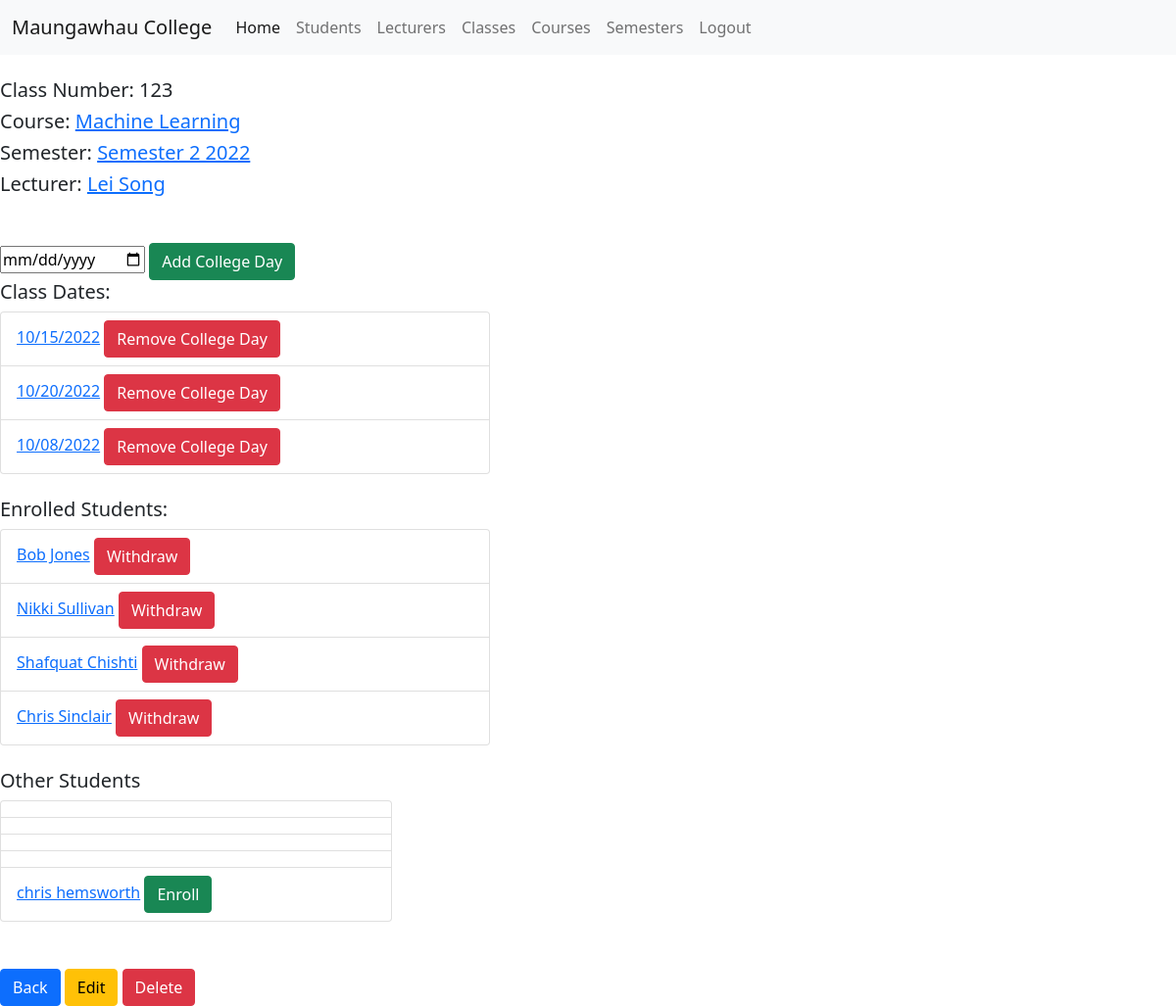
Page /class/14 (signed in) on the committed database.
### attendance/models.py (models this page shows, shortened)
class Class(models.Model):
    number = models.CharField(max_length=6)
    course = models.ForeignKey(Course, on_delete=models.CASCADE)
    semester = models.ForeignKey(Semester, on_delete=models.CASCADE)
    lecturer = models.ForeignKey(Lecturer, on_delete=models.SET_NULL, blank=True, null=True)
    students = models.ManyToManyField(Student, blank=True, null=True, related_name="enrolled_student")
    def __str__(self):
        return self.number +": "+self.course.__str__()

class Course(models.Model):
    code = models.CharField(max_length=9)
    name = models.CharField(max_length=50)
    def __str__(self):
        return self.name

class Semester(models.Model):
    year = models.CharField(max_length=4)
    name = models.CharField(max_length=20)
    def __str__(self):
        return self.name + " " + self.year

class Lecturer(models.Model):
    lecturer_id = models.AutoField(validators=[MinValueValidator(20000001), MaxValueValidator(30000000)],                                   primary_key=True)
    dob = models.DateField(blank=True, null=True)
    user = models.OneToOneField(User, on_delete=models.CASCADE)
    def __str__(self):
        return self.user.first_name + " " + self.user.last_name

class CollegeDay(models.Model):
    collegedate = models.DateField()
    collegeclass = models.ForeignKey(Class, on_delete=models.CASCADE)
    students = models.ManyToManyField(Student,blank=True, null=True, related_name="collegeday_student")
    def __str__(self):
        return self.collegedate.strftime('%m/%d/%Y')

class Student(models.Model):
    student_id = models.AutoField(validators=[MinValueValidator(1000000), MaxValueValidator(20000000)],
                                  primary_key=True)
    dob = models.DateField(blank=True, null=True)
    user = models.OneToOneField(User, on_delete=models.CASCADE)
    def __str__(self):
        return self.user.first_name + " " + self.user.last_name

### attendance/views.py (the view)
# urls.py: path('class/<int:class_id>', ClassDetail, name="class-detail"),
def ClassDetail(request, class_id):
    selected_class = get_object_or_404(Class, id=class_id)
    students = Student.objects.all()
    context = {"class": selected_class,
               "students": students}
    return render(request, 'class/class-detail.html', context)

### attendance/templates/class/class-detail.html (shortened to what this page needs)
{% extends 'base.html' %}
{% block content %}
    {% if user.is_authenticated %}
        {% if user.is_superuser %}
            <br>
            <h5>Class Number: {{ class.number }}</h5>
            <h5>Course: <a href="{% url 'course-detail' class.course.pk %} ">{{ class.course }}</a></h5>
            <h5>Semester: <a href="{% url 'semester-detail' class.semester.pk %} ">{{ class.semester }}</a></h5>
            {% if class.lecturer %}
                <h5>Lecturer: <a href="{% url 'lecturer-detail' class.lecturer.pk %} ">{{ class.lecturer }}</a></h5>
            {% else %}
                No Lecturer Assigned
            {% endif %}
            <br>
            <form action="{% url 'add-collegeday' %}" method="post">
                <input type="date" name="date">
                <button class="btn btn-success">Add College Day</button>
            </form>
            <h5>Class Dates:</h5>
            <ul class="list-group" style="width: 400px">
                {% for collegeday in class.collegeday_set.all %}
                    <li class="list-group-item" style="width: 500px">
                        <a href="{% url 'collegeday-detail' collegeday_id=collegeday.id %}"> {{ collegeday }}</a>
                        <a href="{% url 'remove-collegeday' collegeday_id=collegeday.pk %} "
                           class="btn btn-danger">Remove College Day</a>
                    </li>
                {% endfor %}
            </ul>
            <br>
            <h5>Enrolled Students:</h5>
            <ul class="list-group" style="width: 400px">
                {% for student in class.students.all %}
                    <li class="list-group-item" style="width: 500px">
                        <a href="{% url 'student-detail' student.pk %}">{{ student }}</a>
                        <a href="{% url 'withdraw-student' class_id=class.id student_id=student.student_id %} "
                           class="btn btn-danger">Withdraw</a>
                    </li>
                {% endfor %}
            </ul>
            <br>
            <h5>Other Students</h5>
            <ul class="list-group" style="width: 400px">
                {% for student in students %}
                    <li class="list-group-item">
                        {% if student not in class.students.all %}
                            {% if user.is_superuser %}
                                <a href="{% url 'student-detail' student.pk %}">{{ student }}</a>
                                <a href="{% url 'enrol-student' class_id=class.id student_id=student.student_id %}"
                                   class="btn btn-success">Enroll</a>
                            {% else %}
                                <p>{{ student }}<p>
                            {% endif %}
                        {% endif %}
                    </li>
                {% endfor %}
            </ul>
            <br>
            <br>
            <a href="{% url 'class-list' %}" class="btn btn-primary">Back</a>
            <a href="{% url 'update-class' class.pk %}" class="btn btn-warning">Edit</a>
            <a href="{% url 'delete-class' class.pk %}" class="btn btn-danger">Delete</a>
        {% endif %}
    {% else %}
        <h1>YOU DON'T HAVE ACCESS</h1>
    {% endif %}
{% endblock %}

### attendance/templates/base.html (shortened to what this page needs)
<!doctype html>
<html lang="en">
<head>
    <link href="https://cdn.jsdelivr.net/npm/bootstrap@5.1.3/dist/css/bootstrap.min.css" rel="stylesheet"
>
</head>
<body>
<nav class=" navbar navbar-expand-lg navbar-light bg-light">
    <div class="container-fluid">
        <a class="navbar-brand" href="#">Maungawhau College </a>
        <div class="collapse navbar-collapse" id="navbarSupportedContent">
            <ul class="navbar-nav me-auto mb-2 mb-lg-0">
                {% if user.is_authenticated %}
                    {% if request.user.is_superuser %}
                        <li class="nav-item">
                            <a class="nav-link active" aria-current="page" href="{% url "home" %}">Home</a>
                        </li>
                        <li class="nav-item">
                            <a class="nav-link" href="{% url "student-list" %}">Students</a>
                        </li>
                        <li class="nav-item">
                            <a class="nav-link" href="{% url "lecturer-list" %}">Lecturers</a>
                        </li>
                        <li class="nav-item">
                            <a class="nav-link" href="{% url "class-list" %}">Classes</a>
                        </li>
                        <li class="nav-item">
                            <a class="nav-link" href="{% url "course-list" %}">Courses</a>
                        </li>
                        <li class="nav-item">
                            <a class="nav-link" href="{% url "semester-list" %}">Semesters</a>
                        </li>
                    {% endif %}
                {% endif %}
                <li class="nav-item">
                    {% if user.is_authenticated %}
                        <a class="nav-link" href="{% url "logout" %}">Logout</a>
                    {% else %}
                        <a class="nav-link" href="{% url "login" %}">Login</a>
                    {% endif %}
                </li>
            </ul>
        </div>
    </div>
</nav>
{% block content %}
{% endblock %}
</body>
</html>

### rows in the picture
Class: number "123", course "Machine Learning", semester "Semester 2 2022", lecturer "Lei Song"
CollegeDay: collegedate "10/15/2022"
CollegeDay: collegedate "10/20/2022"
CollegeDay: collegedate "10/08/2022"
Student: user.last_name "Bob Jones"
Student: user.last_name "Nikki Sullivan"
Student: user.last_name "Shafquat Chishti"
Student: user.last_name "Chris Sinclair"
Student: user.last_name "chris hemsworth"
